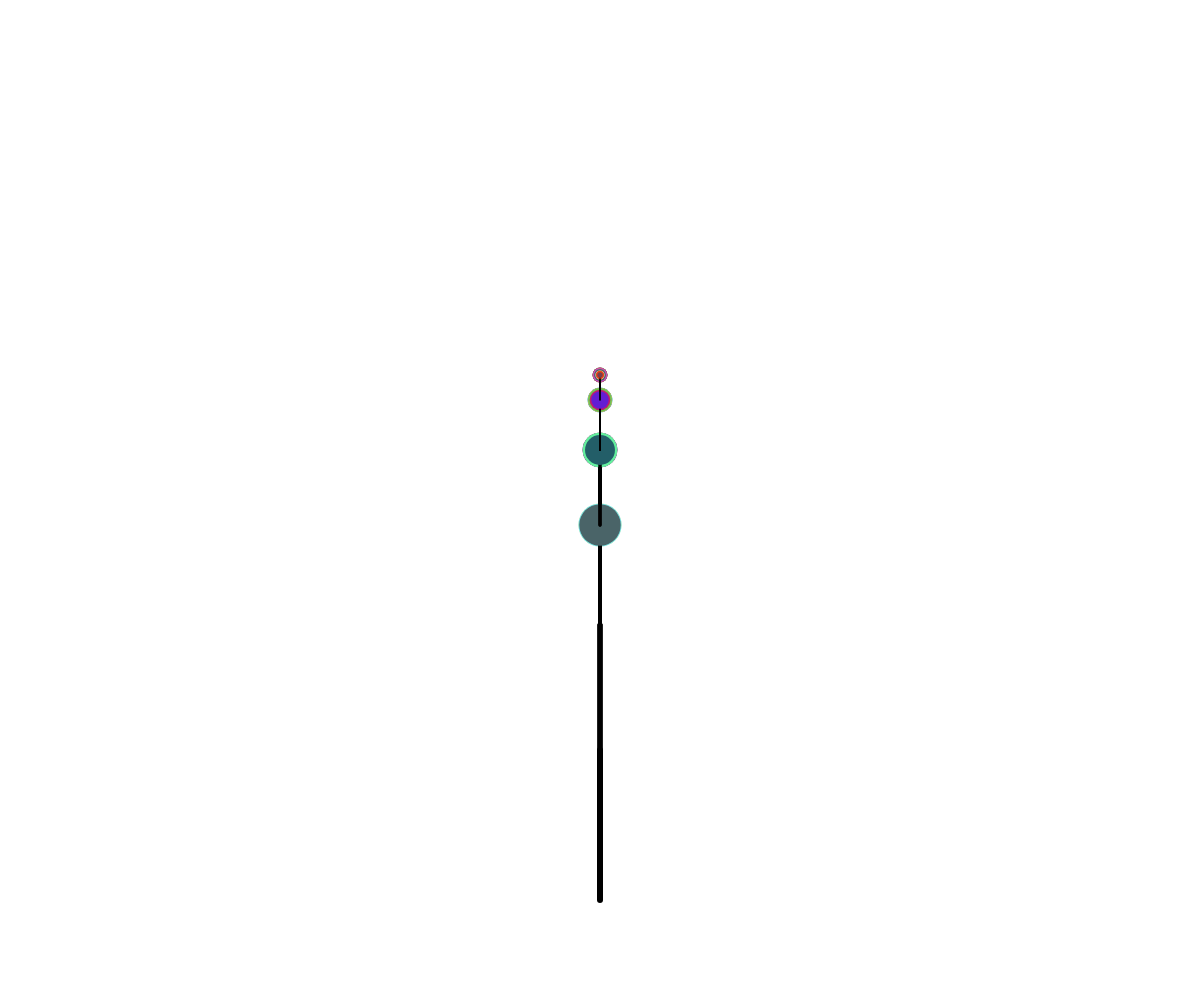
Frame 1 (no input)
Frame 60 (no input): identical to frame 1, image omitted
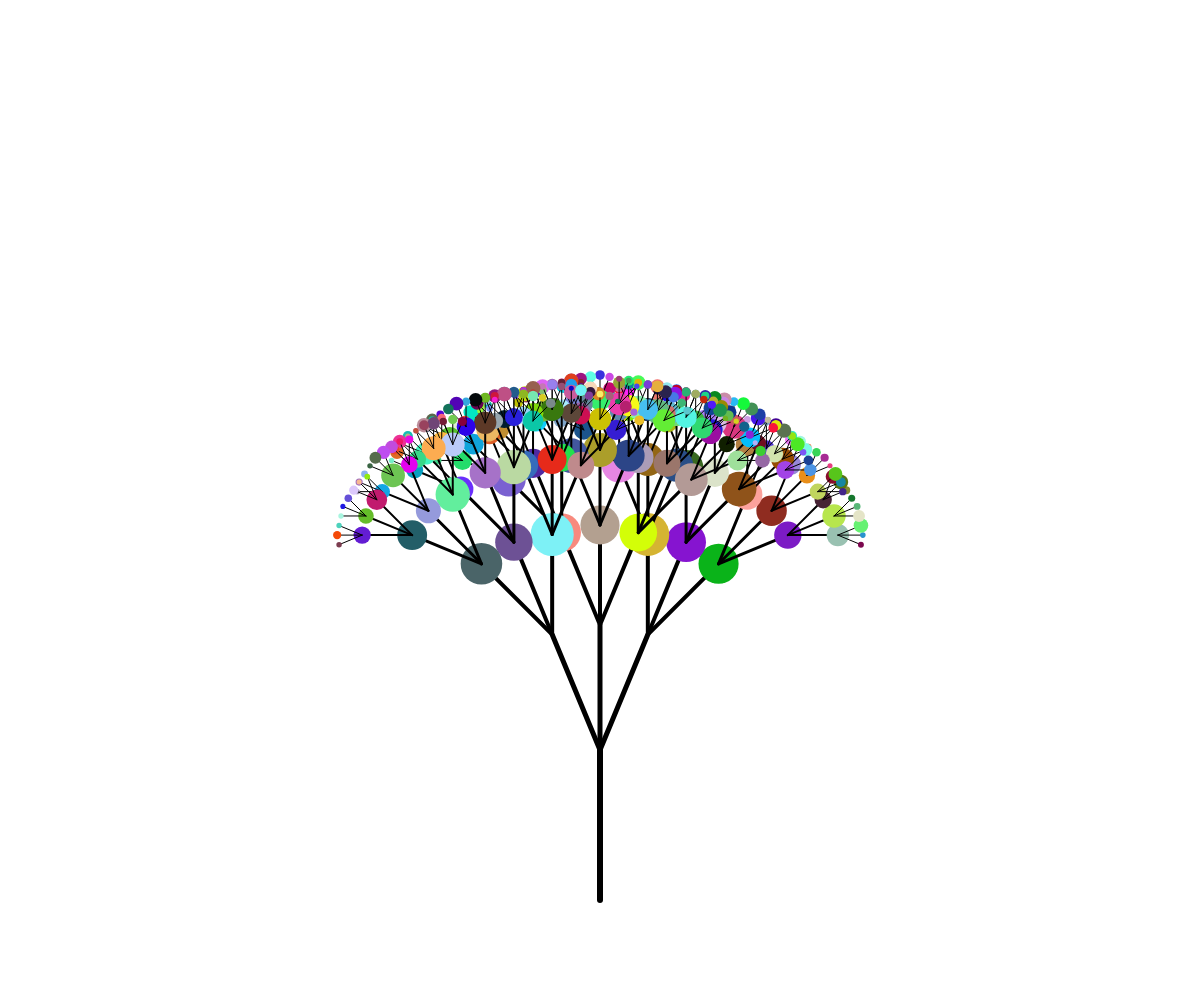
Frame 120 (the mouse pressed at the canvas centre since frame 60)

The p5.js sketch that drew these frames (run headless with seeded random() and noise() and a simulated clock; from frame 60 on, the mouse is pressed at the canvas centre):

// p5.js sketch
// ── sketch.js
// Balloon Tree
// Elijah Biebrick
// November 25th 2026


let scale = 25;
let leafDepth = 5;
let maxDepth = 6;


async function setup() {
  createCanvas(windowWidth, windowHeight);
  background(255);
  randomness = random(0, 1000);
}

function draw() {
  randomSeed(randomness);
  background(255);
  drawTree(width / 2, height * 0.9, 90, maxDepth);
}

function drawLine( x1,  y1,  x2,  y2,  depth) {
  //draw a line segment connecting (x1,y1) to (x2,y2)
  fill(0);
  line(x1, y1, x2, y2);
}

function drawTree(x1, y1, angle, depth) {
  if (depth > 0) {
    let x2 = x1 + cos(radians(angle))*depth*scale;     //calculate endpoints of current branch
    let y2 = y1 - sin(radians(angle))*depth*scale;     //using trig ratios. Get shorter based on depth

    stroke(0);
    strokeWeight(depth);
    drawLine(x1, y1, x2, y2, depth);
    if (depth < leafDepth){
      drawLeaf(x2, y2, 10 * depth + random(-5, 5));
    }

    //for a 3-branch tree:
    drawTree(x2, y2, angle-map(mouseX, 0, width, 0, 45), depth-1);
    drawTree(x2, y2, angle, depth-1);
    drawTree(x2, y2, angle+map(mouseX, 0, width, 0, 45), depth-1);
  }
}

function drawLeaf(x, y, d){
  noStroke();
  fill(random(255), random(255), random(255));
  circle(x, y, d);
}

function keyPressed(){
  if (keyCode === 90){
    leafDepth--;
    if (leafDepth < 1){
      leafDepth = 1;
    }
  }
  else if(keyCode === 88){
    leafDepth++;
    if (leafDepth > maxDepth + 1){
      leafDepth = maxDepth + 1;
    }
  }
}
